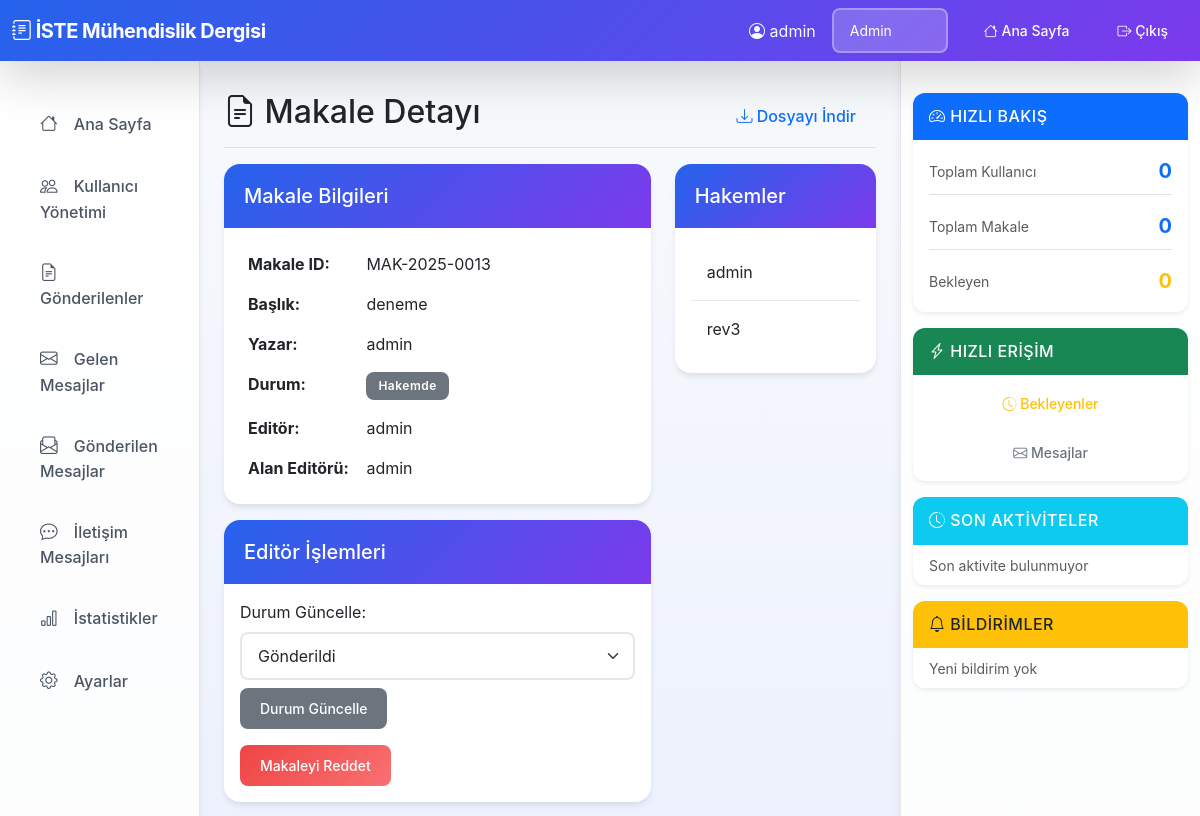
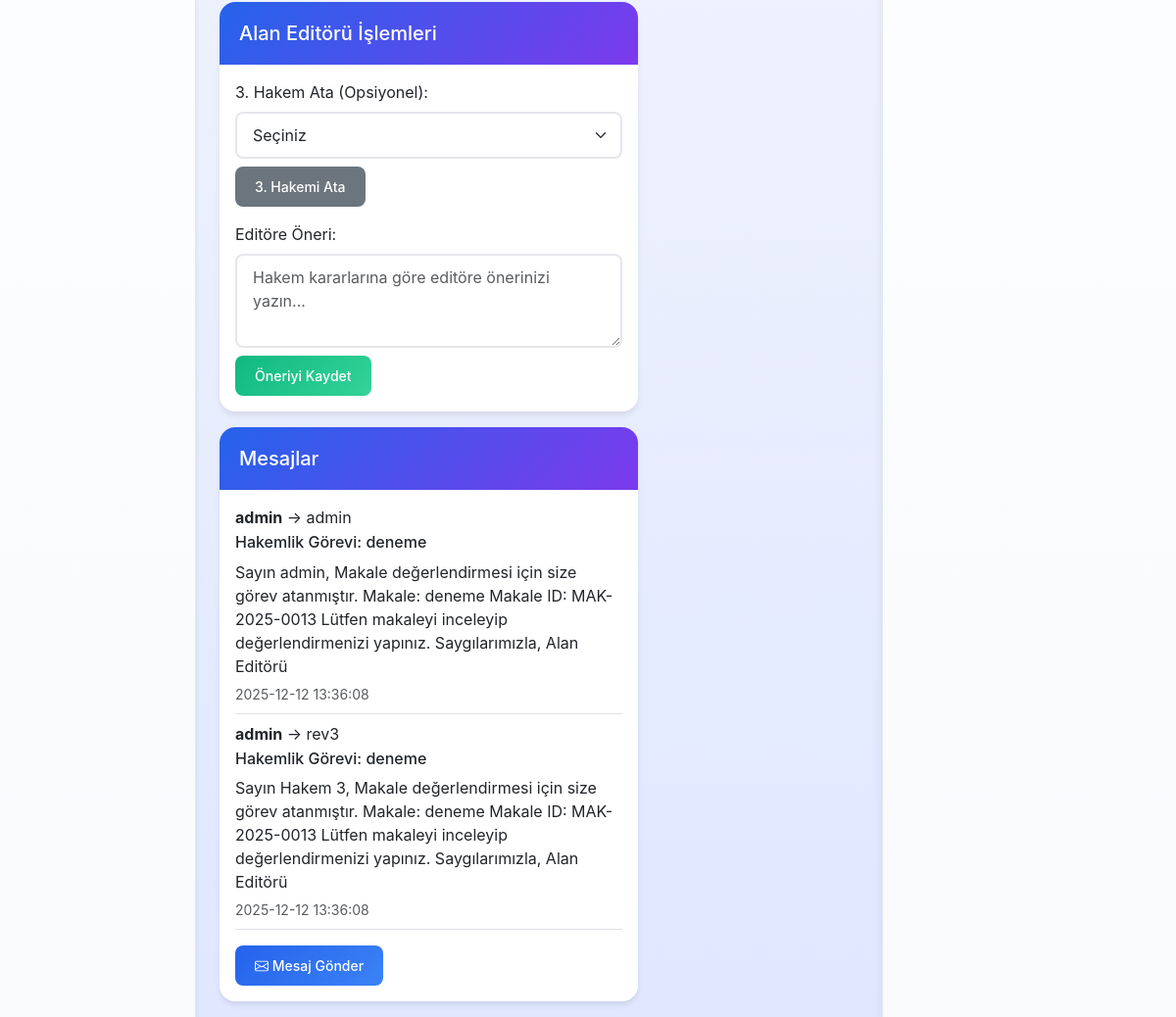
The app's page /article/MAK-2025-0013 (signed in), older data (2 pictures, top to bottom).
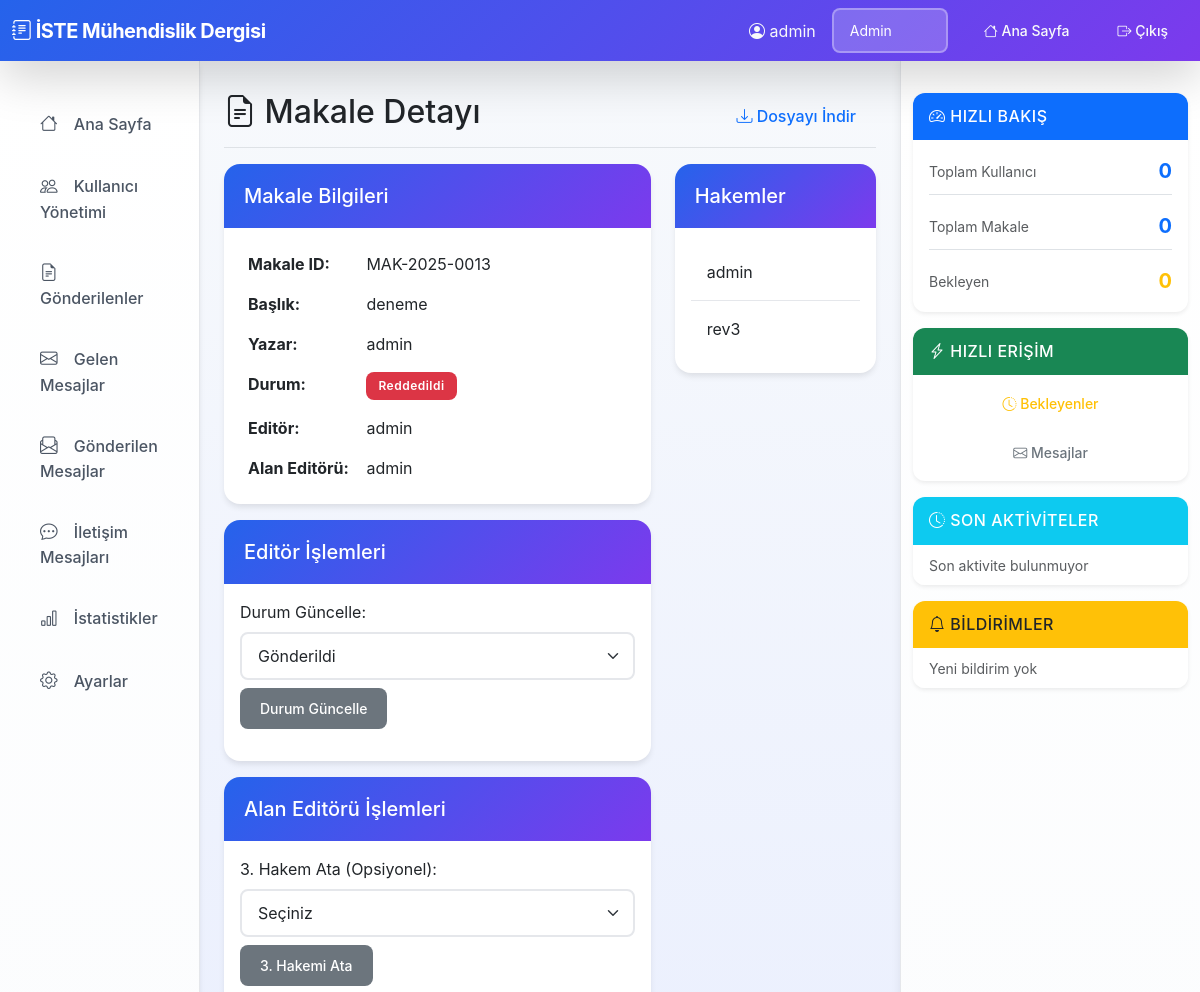
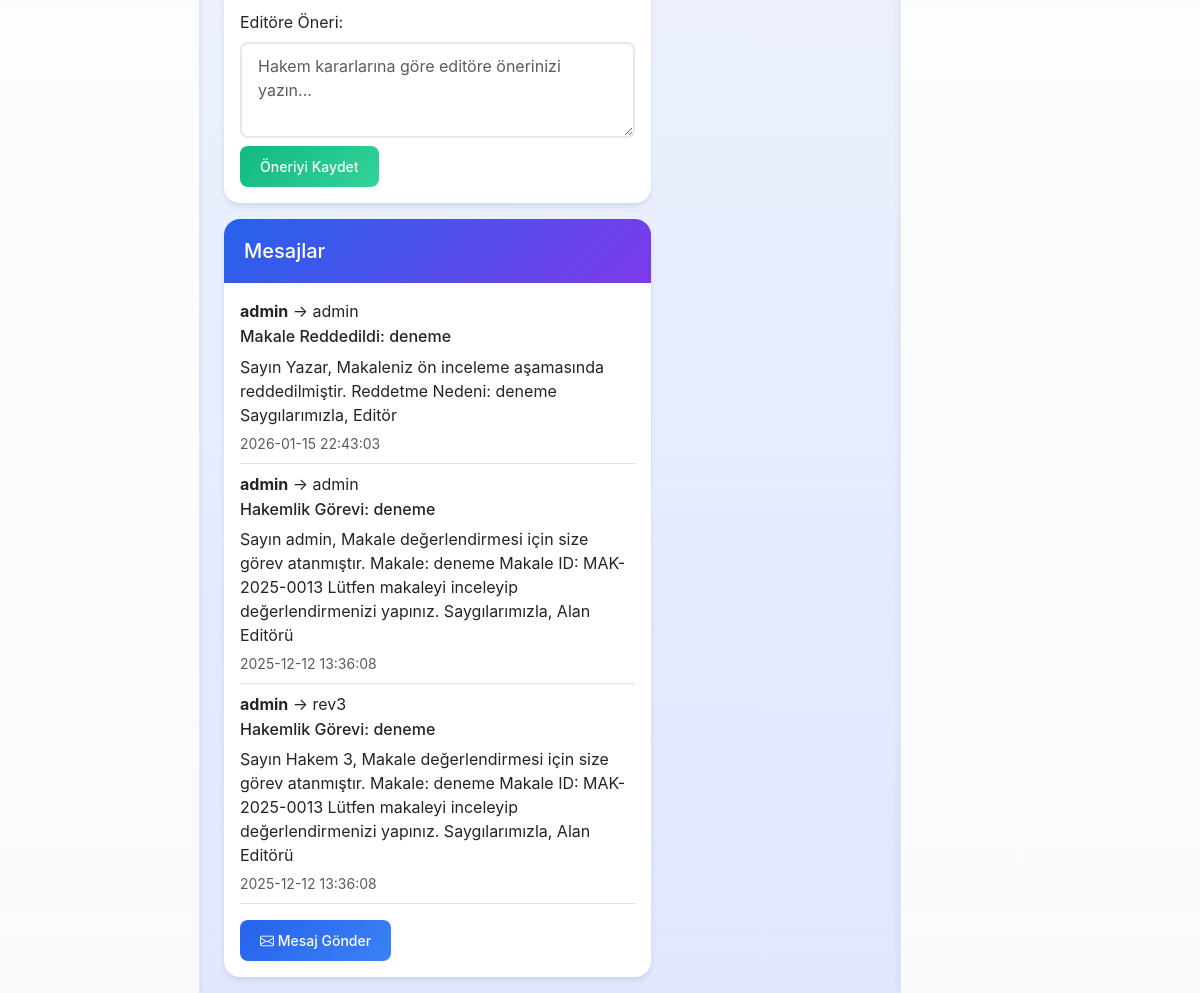
The same page, newer data (2 pictures, top to bottom).
### tables this page shows
CREATE TABLE articles (
                id TEXT PRIMARY KEY,
                title TEXT NOT NULL,
                author TEXT NOT NULL,
                authors TEXT,
                pages TEXT,
                status TEXT NOT NULL,
                volume TEXT,
                issue TEXT,
                year TEXT,
                editor TEXT,
                field_editor TEXT,
                reviewers TEXT,
                decisions TEXT,
                scheduled INTEGER DEFAULT 0,
                created_at TIMESTAMP DEFAULT CURRENT_TIMESTAMP,
                updated_at TIMESTAMP DEFAULT CURRENT_TIMESTAMP
            , file_path TEXT, field_editor_recommendation TEXT);

CREATE TABLE messages (
                id INTEGER PRIMARY KEY AUTOINCREMENT,
                article_id TEXT NOT NULL,
                from_user TEXT NOT NULL,
                to_user TEXT NOT NULL,
                subject TEXT NOT NULL,
                message TEXT NOT NULL,
                is_read INTEGER DEFAULT 0,
                created_at TIMESTAMP DEFAULT CURRENT_TIMESTAMP,
                FOREIGN KEY (article_id) REFERENCES articles(id),
                FOREIGN KEY (from_user) REFERENCES users(username),
                FOREIGN KEY (to_user) REFERENCES users(username)
            );

### app.py (the view, shortened to what this page needs)
@app.route('/article/<article_id>', methods=['GET', 'POST'])
@login_required
def article_detail(article_id):
    article = db.get_article(article_id)
    if not article:
        flash('Makale bulunamadı.', 'error')
        return redirect(url_for('dashboard'))
    user_roles = session.get('user_roles', [])
    if article['author'] != session['username'] and 'Admin' not in user_roles and 'Editör' not in user_roles:
        if 'Alan Editörü' in user_roles and article.get('field_editor') != session['username']:
            if 'Hakem' in user_roles and session['username'] not in article.get('reviewers', []):
                flash('Bu makaleye erişim yetkiniz yok.', 'error')
                return redirect(url_for('dashboard'))
    reviews = db.get_reviews_by_article(article_id)
    messages = db.get_messages_by_article(article_id)
    field_editors = [u for u in db.get_all_users() if 'Alan Editörü' in u.get('roles', []) and u['username'] != 'admin']
    reviewers_list = [u for u in db.get_all_users() if 'Hakem' in u.get('roles', [])]
    return render_template('article_detail.html',
                         article=article,
                         reviews=reviews,
                         messages=messages,
                         field_editors=field_editors,
                         reviewers_list=reviewers_list)

### templates/article_detail.html (shortened to what this page needs)
{% extends "dashboard_base.html" %}
{% block content %}
<div class="d-flex justify-content-between flex-wrap flex-md-nowrap align-items-center pt-3 pb-2 mb-3 border-bottom">
    <h1 class="h2"><i class="bi bi-file-earmark-text"></i> Makale Detayı</h1>
    <div>
        {% if article.file_path %}
        <a href="{{ url_for('download_article', article_id=article.id) }}" class="btn btn-outline-primary">
            <i class="bi bi-download"></i> Dosyayı İndir
        </a>
        {% endif %}
    </div>
</div>
<div class="row">
    <div class="col-md-8">
        <div class="card mb-3">
            <div class="card-header">
                <h5 class="mb-0">Makale Bilgileri</h5>
            </div>
            <div class="card-body">
                <table class="table table-borderless">
                    <tr>
                        <th width="30%">Makale ID:</th>
                        <td>{{ article.id }}</td>
                    </tr>
                    <tr>
                        <th>Başlık:</th>
                        <td>{{ article.title }}</td>
                    </tr>
                    <tr>
                        <th>Yazar:</th>
                        <td>{{ article.authors or article.author }}</td>
                    </tr>
                    <tr>
                        <th>Durum:</th>
                        <td>
                            {% if article.status == 'Gönderildi' %}
                                <span class="badge bg-warning">{{ article.status }}</span>
                            {% elif article.status == 'Değerlendirmede' %}
                                <span class="badge bg-info">{{ article.status }}</span>
                            {% elif article.status == 'Kabul Edildi' %}
                                <span class="badge bg-success">{{ article.status }}</span>
                            {% elif article.status == 'Reddedildi' %}
                                <span class="badge bg-danger">{{ article.status }}</span>
                            {% else %}
                                <span class="badge bg-secondary">{{ article.status }}</span>
                            {% endif %}
                        </td>
                    </tr>
                    <tr>
                        <th>Editör:</th>
                        <td>{{ article.editor or '-' }}</td>
                    </tr>
                    <tr>
                        <th>Alan Editörü:</th>
                        <td>{{ article.field_editor or '-' }}</td>
                    </tr>
                </table>
            </div>
        </div>
        {% if 'Admin' in session.user_roles or 'Editör' in session.user_roles %}
        <div class="card mb-3">
            <div class="card-header">
                <h5 class="mb-0">Editör İşlemleri</h5>
            </div>
            <div class="card-body">
                <form method="POST" action="{{ url_for('article_detail', article_id=article.id) }}" class="mb-3">
                    <div class="mb-2">
                        <label class="form-label">Durum Güncelle:</label>
                        <select name="new_status" class="form-select" required>
                            <option value="Gönderildi">Gönderildi</option>
                        </select>
                    </div>
                    <button type="submit" class="btn btn-secondary btn-sm">Durum Güncelle</button>
                </form>
                {% if article.status not in ['Reddedildi', 'Yayınlandı'] %}
                <button type="button" class="btn btn-danger btn-sm" data-bs-toggle="modal" data-bs-target="#rejectModal">
                    Makaleyi Reddet
                </button>
                {% endif %}
            </div>
        </div>
        {% endif %}
        {% if 'Alan Editörü' in session.user_roles and article.field_editor == session.username %}
        <div class="card mb-3">
            <div class="card-header">
                <h5 class="mb-0">Alan Editörü İşlemleri</h5>
            </div>
            <div class="card-body">
                {% if article.reviewers and article.reviewers|length == 2 %}
                <form method="POST" action="{{ url_for('article_detail', article_id=article.id) }}" class="mb-3">
                    <div class="mb-2">
                        <label class="form-label">3. Hakem Ata (Opsiyonel):</label>
                        <select name="third_reviewer" class="form-select">
                            <option value="">Seçiniz</option>
                        </select>
                    </div>
                    <button type="submit" class="btn btn-secondary btn-sm">3. Hakemi Ata</button>
                </form>
                {% endif %}
                <form method="POST" action="{{ url_for('article_detail', article_id=article.id) }}">
                    <div class="mb-2">
                        <label class="form-label">Editöre Öneri:</label>
                        <textarea name="recommendation" class="form-control" rows="3" placeholder="Hakem kararlarına göre editöre önerinizi yazın..."></textarea>
                    </div>
                    <button type="submit" class="btn btn-success btn-sm">Öneriyi Kaydet</button>
                </form>
            </div>
        </div>
        {% endif %}
        {% if messages %}
        <div class="card mb-3">
            <div class="card-header">
                <h5 class="mb-0">Mesajlar</h5>
            </div>
            <div class="card-body">
                {% for msg in messages %}
                <div class="border-bottom pb-2 mb-2">
                    <strong>{{ msg.from_user }}</strong> → {{ msg.to_user }}
                    <h6 class="mt-1">{{ msg.subject }}</h6>
                    <p class="mb-1">{{ msg.message }}</p>
                    <small class="text-muted">{{ msg.created_at }}</small>
                </div>
                {% endfor %}
                <a href="{{ url_for('send_message', article_id=article.id, to_user=article.author) }}" class="btn btn-primary btn-sm mt-2">
                    <i class="bi bi-envelope"></i> Mesaj Gönder
                </a>
            </div>
        </div>
        {% endif %}
    </div>
    <div class="col-md-4">
        <div class="card mb-3">
            <div class="card-header">
                <h5 class="mb-0">Hakemler</h5>
            </div>
            <div class="card-body">
                {% if article.reviewers %}
                <ul class="list-group list-group-flush">
                    {% for reviewer in article.reviewers %}
                    <li class="list-group-item">{{ reviewer }}</li>
                    {% endfor %}
                </ul>
                {% else %}
                <p class="text-muted">Henüz hakem atanmamış.</p>
                {% endif %}
            </div>
        </div>
    </div>
</div>
{% endblock %}

Row changes from the older to the newer data that the page shows:
changed articles "deneme": status "Hakemde" → "Reddedildi"
added messages: from_user "admin", to_user "admin", subject "Makale Reddedildi: deneme", message "Sayın Yazar, Makaleniz ön inceleme aşamasında reddedilmiştir. Reddetme Nedeni: deneme Saygılarımızla, Editör", created_at "2026-01-15 22:43:03"
Text that changed along with them:
text no longer shown: "Makaleyi Reddet"
